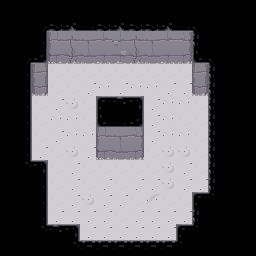

Tiled map render using the project's own tile images. Description and the whole map definition, tile-layer contents included, below:
An orthogonal 16x16 tile map with 16x16 px tiles, 2 tile layers (floor, walls) and 1 object (player-spawn).

<map version="1.0" tiledversion="1.1.5" orientation="orthogonal" renderorder="right-down" width="16" height="16" tilewidth="16" tileheight="16" infinite="0" nextobjectid="13">
 <tileset firstgid="1" source="tileset.tsx" />
 <layer name="floor" width="16" height="16">
  <data encoding="csv">
0,0,0,0,0,0,0,0,0,0,0,0,0,0,0,0,
0,0,0,0,0,0,0,0,0,0,0,0,0,0,0,0,
0,0,0,0,0,0,0,0,0,0,0,0,0,0,0,0,
0,0,0,0,0,0,0,0,0,0,0,0,0,0,0,0,
0,0,0,195,195,195,195,195,195,195,195,195,0,0,0,0,
0,0,0,195,195,211,210,211,210,210,211,211,0,0,0,0,
0,0,195,211,228,195,0,0,0,211,210,210,195,0,0,0,
0,0,195,210,210,195,0,0,0,211,210,195,195,0,0,0,
0,0,195,211,210,210,0,0,0,211,210,210,195,0,0,0,
0,0,211,195,228,211,0,0,0,195,228,228,195,0,0,0,
0,0,0,195,211,195,195,195,195,195,228,211,195,0,0,0,
0,0,0,195,211,195,211,195,211,211,228,211,211,0,0,0,
0,0,0,195,211,228,211,211,195,227,195,195,0,0,0,0,
0,0,0,211,211,211,211,195,211,211,211,211,0,0,0,0,
0,0,0,0,0,211,211,211,211,211,211,0,0,0,0,0,
0,0,0,0,0,0,0,0,0,0,0,0,0,0,0,0
</data>
 </layer>
 <layer name="walls" width="16" height="16">
  <data encoding="csv">
0,0,0,0,0,0,0,0,0,0,0,0,0,0,0,0,
0,0,2,3,4,5,3,4,3,3,4,5,6,0,0,0,
0,0,33,113,115,116,117,114,115,116,117,118,39,0,0,0,
0,2,18,129,131,132,133,130,131,132,133,134,22,23,0,0,
0,33,119,0,0,0,0,0,0,0,0,0,119,39,0,0,
0,33,135,0,0,0,0,0,0,0,0,0,135,39,0,0,
0,33,0,0,0,0,86,100,82,0,0,0,0,39,0,0,
0,33,0,0,0,0,22,5,18,0,0,0,0,39,0,0,
0,33,0,0,0,0,113,116,118,0,0,0,0,39,0,0,
0,33,0,0,0,0,129,132,134,0,0,0,0,39,0,0,
0,81,82,0,0,0,0,0,0,0,0,0,0,39,0,0,
0,0,33,0,0,0,0,0,0,0,0,0,0,39,0,0,
0,0,33,0,0,0,0,0,0,0,0,0,86,87,0,0,
0,0,33,0,0,0,0,0,0,0,0,0,39,0,0,0,
0,0,81,100,82,0,0,0,0,0,0,86,87,0,0,0,
0,0,0,0,81,99,99,99,99,99,99,87,0,0,0,0
</data>
 </layer>
 <objectgroup name="Object Layer 1">
  <object id="12" name="player-spawn" x="120.333" y="200">
   <point />
  </object>
 </objectgroup>
</map>